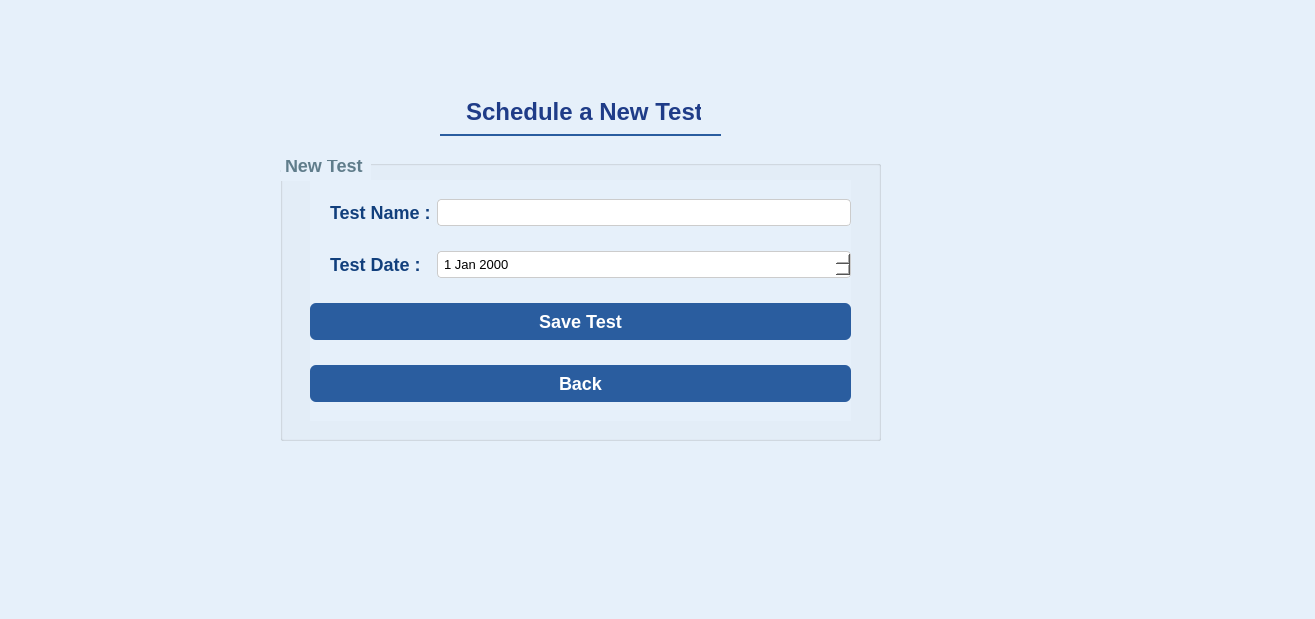
<?xml version="1.0" encoding="UTF-8"?>
<ui version="4.0">
 <class>ScheduleTestsWidget</class>
 <widget class="QWidget" name="ScheduleTestsWidget">
  <property name="geometry">
   <rect>
    <x>0</x>
    <y>0</y>
    <width>1315</width>
    <height>619</height>
   </rect>
  </property>
  <property name="windowTitle">
   <string>Form</string>
  </property>
  <property name="styleSheet">
   <string notr="true">QWidget {
    background-color: #e6f0fa; /* Fond bleu très clair */
    font-family: 'Segoe UI', sans-serif;
    font-size: 14px;
}
</string>
  </property>
  <widget class="QLabel" name="titleLabel">
   <property name="geometry">
    <rect>
     <x>440</x>
     <y>90</y>
     <width>281</width>
     <height>61</height>
    </rect>
   </property>
   <property name="styleSheet">
    <string notr="true">/* Main title */
QLabel#titleLabel {
    font-size: 24px;
    font-weight: bold;
    color: #1F3C88;
    background: qlineargradient(x1:0, y1:0, x2:1, y2:0, 
                              stop:0 rgba(255,255,255,0.9), 
                              stop:1 rgba(245,249,255,0.8));
    border-bottom: 2px solid #2A5D9F;
    padding: 12px 20px;
    margin-bottom: 15px;
}</string>
   </property>
   <property name="text">
    <string>Schedule a New Test</string>
   </property>
  </widget>
  <widget class="QGroupBox" name="groupBox">
   <property name="geometry">
    <rect>
     <x>280</x>
     <y>160</y>
     <width>601</width>
     <height>281</height>
    </rect>
   </property>
   <property name="styleSheet">
    <string notr="true"/>
   </property>
   <property name="title">
    <string/>
   </property>
   <widget class="QWidget" name="gridLayoutWidget">
    <property name="geometry">
     <rect>
      <x>30</x>
      <y>20</y>
      <width>541</width>
      <height>241</height>
     </rect>
    </property>
    <layout class="QGridLayout" name="gridLayout">
     <item row="2" column="1">
      <widget class="QDateEdit" name="testDateEdit">
       <property name="styleSheet">
        <string notr="true">QDateEdit {
    background-color: white;
    border: 1px solid #cccccc;
    border-radius: 4px;
    padding: 4px;
    font-size: 13px;
}</string>
       </property>
      </widget>
     </item>
     <item row="0" column="1">
      <widget class="QLineEdit" name="testNameLineEdit">
       <property name="styleSheet">
        <string notr="true">QLineEdit{
    background-color: white;
    border: 1px solid #cccccc;
    border-radius: 4px;
    padding: 4px;
    font-size: 13px;
}</string>
       </property>
      </widget>
     </item>
     <item row="2" column="0">
      <widget class="QLabel" name="dateLabel">
       <property name="styleSheet">
        <string notr="true">QLabel#dateLabel {
    font-size: 18px;
    font-weight: bold;
    color: #113f7c; /* Bleu profond */
}
</string>
       </property>
       <property name="text">
        <string>    Test Date :</string>
       </property>
      </widget>
     </item>
     <item row="4" column="0" colspan="2">
      <widget class="QPushButton" name="saveButton">
       <property name="styleSheet">
        <string notr="true">QPushButton#saveButton {
	background-color: #2a5d9f;
    padding: 8px 16px;
    border-radius: 6px;
	font-size: 18px;
    font-weight: bold;
    color: white 
}

QPushButton#saveButton:hover {
    background-color: #1f497d;
}

</string>
       </property>
       <property name="text">
        <string>Save Test</string>
       </property>
      </widget>
     </item>
     <item row="5" column="0" colspan="2">
      <widget class="QPushButton" name="backButton">
       <property name="styleSheet">
        <string notr="true">QPushButton#backButton {
	background-color: #2a5d9f;
    padding: 8px 16px;
    border-radius: 6px;
	font-size: 18px;
    font-weight: bold;
    color: white 
}

QPushButton#backButton:hover {
    background-color: #1f497d;
}

</string>
       </property>
       <property name="text">
        <string>Back</string>
       </property>
      </widget>
     </item>
     <item row="0" column="0">
      <widget class="QLabel" name="nameLabel">
       <property name="styleSheet">
        <string notr="true">QLabel#nameLabel {
    font-size: 18px;
    font-weight: bold;
    color: #113f7c; /* Bleu profond */
}
</string>
       </property>
       <property name="text">
        <string>    Test Name :</string>
       </property>
      </widget>
     </item>
    </layout>
   </widget>
   <widget class="QLabel" name="label">
    <property name="geometry">
     <rect>
      <x>-10</x>
      <y>-10</y>
      <width>101</width>
      <height>31</height>
     </rect>
    </property>
    <property name="styleSheet">
     <string notr="true">QLabel#label {
    font-size: 18px;
    font-weight: bold;
    color: #607D8B
}</string>
    </property>
    <property name="text">
     <string>a New Test</string>
    </property>
   </widget>
  </widget>
 </widget>
 <resources/>
 <connections/>
</ui>
